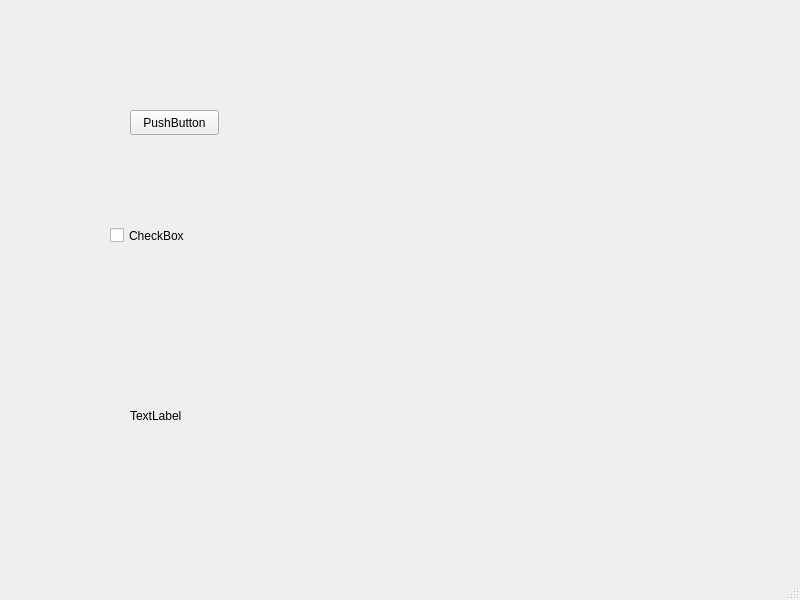
<?xml version="1.0" encoding="UTF-8"?>
<ui version="4.0">
 <class>MainWindow</class>
 <widget class="QMainWindow" name="MainWindow">
  <property name="geometry">
   <rect>
    <x>0</x>
    <y>0</y>
    <width>800</width>
    <height>600</height>
   </rect>
  </property>
  <property name="windowTitle">
   <string>MainWindow</string>
  </property>
  <widget class="QWidget" name="centralwidget">
   <widget class="QCheckBox" name="checkBox">
    <property name="geometry">
     <rect>
      <x>110</x>
      <y>210</y>
      <width>101</width>
      <height>51</height>
     </rect>
    </property>
    <property name="text">
     <string>CheckBox</string>
    </property>
   </widget>
   <widget class="QLabel" name="label">
    <property name="geometry">
     <rect>
      <x>130</x>
      <y>400</y>
      <width>191</width>
      <height>31</height>
     </rect>
    </property>
    <property name="text">
     <string>TextLabel</string>
    </property>
   </widget>
   <widget class="QPushButton" name="pushButton">
    <property name="geometry">
     <rect>
      <x>130</x>
      <y>110</y>
      <width>89</width>
      <height>25</height>
     </rect>
    </property>
    <property name="text">
     <string>PushButton</string>
    </property>
   </widget>
  </widget>
  <widget class="QMenuBar" name="menubar">
   <property name="geometry">
    <rect>
     <x>0</x>
     <y>0</y>
     <width>800</width>
     <height>22</height>
    </rect>
   </property>
  </widget>
  <widget class="QStatusBar" name="statusbar"/>
 </widget>
 <resources/>
 <connections>
  <connection>
   <sender>pushButton</sender>
   <signal>clicked()</signal>
   <receiver>MainWindow</receiver>
   <slot>close()</slot>
   <hints>
    <hint type="sourcelabel">
     <x>197</x>
     <y>147</y>
    </hint>
    <hint type="destinationlabel">
     <x>273</x>
     <y>187</y>
    </hint>
   </hints>
  </connection>
 </connections>
</ui>
